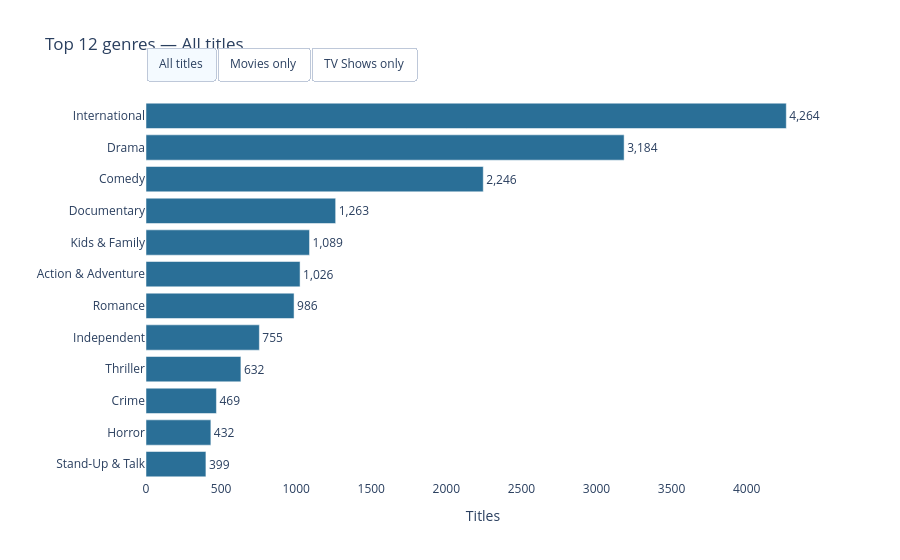

Here is the notebook cell this chart was saved with:
### Code cell
# (3) Genre popularity with a Movie / TV / All switch ---------------------------------------------------
views = {
    "All titles": uni.head(12),
    "Movies only": genre_u_main[genre_u_main["type"] == "Movie"].groupby("genre").size().sort_values(ascending=False).head(12),
    "TV Shows only": genre_u_main[genre_u_main["type"] == "TV Show"].groupby("genre").size().sort_values(ascending=False).head(12),
}
view_colors = [BLUE, RED, DARK]
fig = go.Figure()
buttons = []
for i, (label, ser) in enumerate(views.items()):
    ser = ser.iloc[::-1]
    fig.add_trace(go.Bar(y=ser.index, x=ser.values, orientation="h", name=label, visible=(i == 0),
                         marker_color=view_colors[i], text=[f"{v:,}" for v in ser.values], textposition="outside",
                         hovertemplate="<b>%{y}</b><br>%{x:,} titles<extra></extra>"))
    buttons.append(dict(label=label, method="update",
                        args=[{"visible": [j == i for j in range(len(views))]},
                              {"yaxis.categoryorder": "array", "yaxis.categoryarray": list(ser.index),
                               "title.text": f"Top 12 genres — {label}"}]))
fig.update_layout(title="Top 12 genres — All titles", height=560, showlegend=False, xaxis_title="Titles", yaxis_title="",
                  yaxis=dict(categoryorder="array", categoryarray=list(views["All titles"].iloc[::-1].index)),
                  updatemenus=[dict(type="buttons", direction="right", x=0.0, y=1.14, xanchor="left", buttons=buttons)],
                  margin=dict(t=100))
fig.show()

### Figure 1 — Plotly figure (JSON) as saved in the notebook; plotly's stock layout.template omitted (floating-point values rounded to 4 significant figures)
{"data": [{"hovertemplate": "<b>%{y}</b><br>%{x:,} titles<extra></extra>", "marker": {"color": "#2A6F97"}, "name": "All titles", "orientation": "h", "text": ["399", "432", "469", "632", "755", "986", "1,026", "1,089", "1,263", "2,246", "3,184", "4,264"], "textposition": "outside", "type": "bar", "visible": true, "x": [399, 432, 469, 632, 755, 986, 1026, 1089, 1263, 2246, 3184, 4264], "y": ["Stand-Up & Talk", "Horror", "Crime", "Thriller", "Independent", "Romance", "Action & Adventure", "Kids & Family", "Documentary", "Comedy", "Drama", "International"]}, {"hovertemplate": "<b>%{y}</b><br>%{x:,} titles<extra></extra>", "marker": {"color": "#E50914"}, "name": "Movies only", "orientation": "h", "text": ["343", "357", "375", "575", "616", "641", "755", "859", "869", "1,673", "2,423", "2,751"], "textposition": "outside", "type": "bar", "visible": false, "x": [343, 357, 375, 575, 616, 641, 755, 859, 869, 1673, 2423, 2751], "y": ["Stand-Up & Talk", "Horror", "Music & Musicals", "Thriller", "Romance", "Kids & Family", "Independent", "Action & Adventure", "Documentary", "Comedy", "Drama", "International"]}, {"hovertemplate": "<b>%{y}</b><br>%{x:,} titles<extra></extra>", "marker": {"color": "#221F1F"}, "name": "TV Shows only", "orientation": "h", "text": ["92", "98", "167", "174", "255", "370", "394", "448", "469", "573", "761", "1,513"], "textposition": "outside", "type": "bar", "visible": false, "x": [92, 98, 167, 174, 255, 370, 394, 448, 469, 573, 761, 1513], "y": ["Science & Nature", "Mystery", "Action & Adventure", "Anime", "Reality", "Romance", "Documentary", "Kids & Family", "Crime", "Comedy", "Drama", "International"]}], "layout": {"height": 560, "margin": {"t": 100}, "showlegend": false, "title": {"text": "Top 12 genres — All titles"}, "updatemenus": [{"buttons": [{"args": [{"visible": [true, false, false]}, {"title.text": "Top 12 genres — All titles", "yaxis.categoryarray": ["Stand-Up & Talk", "Horror", "Crime", "Thriller", "Independent", "Romance", "Action & Adventure", "Kids & Family", "Documentary", "Comedy", "Drama", "International"], "yaxis.categoryorder": "array"}], "label": "All titles", "method": "update"}, {"args": [{"visible": [false, true, false]}, {"title.text": "Top 12 genres — Movies only", "yaxis.categoryarray": ["Stand-Up & Talk", "Horror", "Music & Musicals", "Thriller", "Romance", "Kids & Family", "Independent", "Action & Adventure", "Documentary", "Comedy", "Drama", "International"], "yaxis.categoryorder": "array"}], "label": "Movies only", "method": "update"}, {"args": [{"visible": [false, false, true]}, {"title.text": "Top 12 genres — TV Shows only", "yaxis.categoryarray": ["Science & Nature", "Mystery", "Action & Adventure", "Anime", "Reality", "Romance", "Documentary", "Kids & Family", "Crime", "Comedy", "Drama", "International"], "yaxis.categoryorder": "array"}], "label": "TV Shows only", "method": "update"}], "direction": "right", "type": "buttons", "x": 0, "xanchor": "left", "y": 1.14}], "xaxis": {"title": {"text": "Titles"}}, "yaxis": {"categoryarray": ["Stand-Up & Talk", "Horror", "Crime", "Thriller", "Independent", "Romance", "Action & Adventure", "Kids & Family", "Documentary", "Comedy", "Drama", "International"], "categoryorder": "array", "title": {"text": ""}}}}
